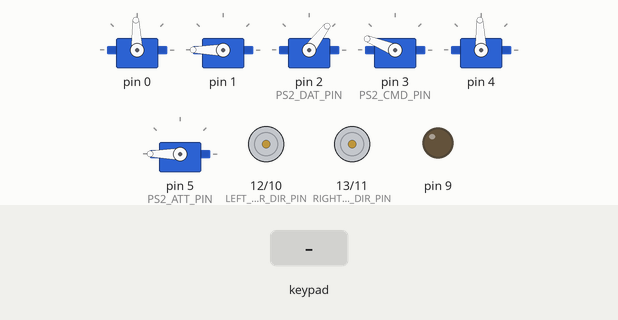
A sketch run on a simulated Arduino Uno, built with avr-gcc and run on an emulated ATmega328P. Parts: 6 × servo, direction and speed pins drawn as motors (green arrow = direction pin HIGH = forward, orange = LOW = backward, longer = more drive), output pins drawn as LEDs (lit = HIGH). Wiring (inferred from the names in the program): PCA9685 PWM driver at I2C address 0x40. The test bench sets the inputs (shaded band). Servo pulses on a pin are drawn as a servo (544–2400 µs = 0–180°); what the sketch prints to the serial monitor is not drawn.

Above: at 2.2 s.
2.3 s: key 'U' pressed
At 2.51 s:
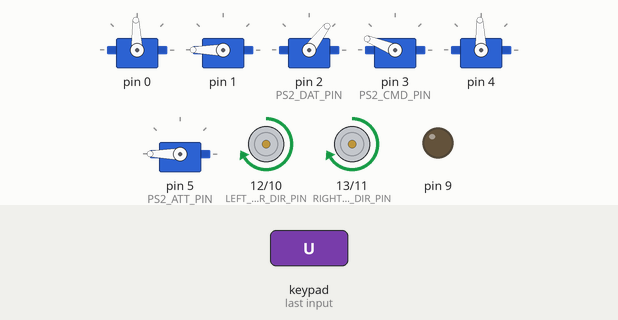
4.2 s: key 'D' pressed
At 4.41 s:
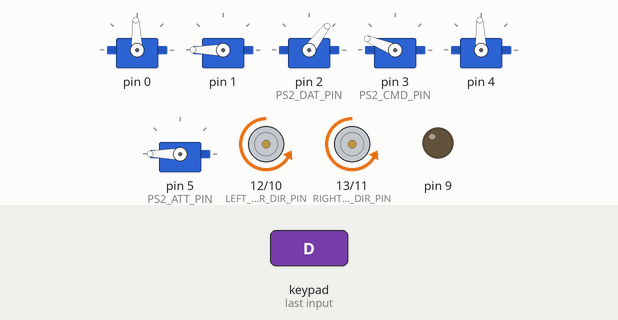
6.1 s: key 'L' pressed
At 6.32 s:
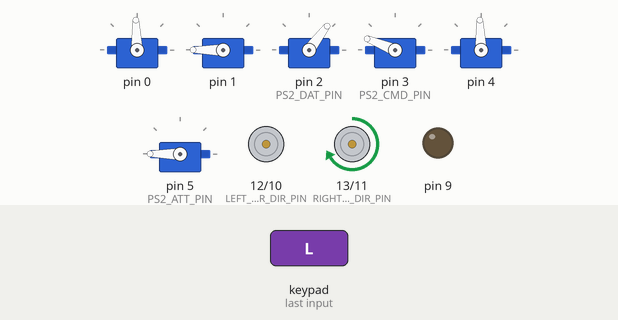
8.0 s: key 'R' pressed
At 8.22 s:
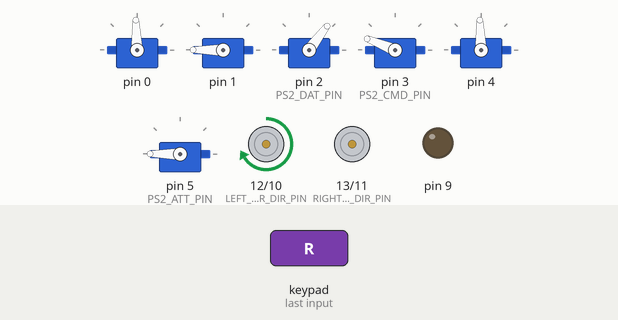
9.9 s: key 'S' pressed
At 10.9 s:
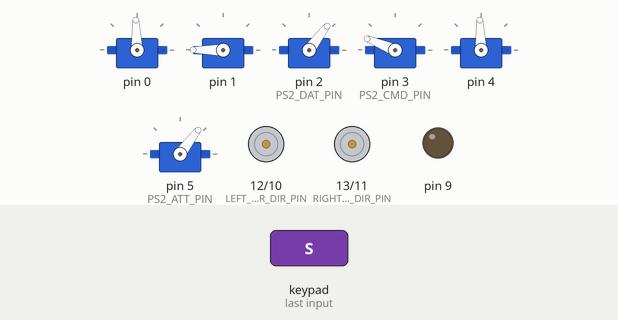
11.4 s: key 'O' pressed
At 12.2 s:
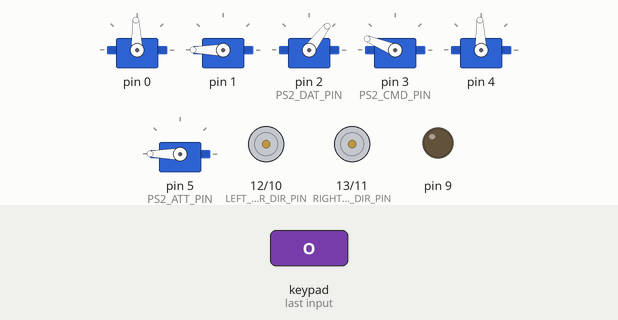
Timing chart, 0 to 13.9 s (numbered marks = the images above; inputs shaded):
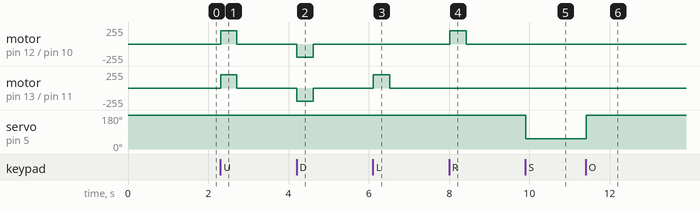

The sketch:

Robot_main.ino
```cpp
#include "motor.h"
#include "PS2X_lib.h"
#include "PS2_Controller.h"
#include "ultrasonic_sensor.h"
#include "servo_controller.h"

uint8_t ps2_data[6];
PS2_Status status_left = STOP;
PS2_Status status_right = STOP;
PS2_Status gripper_status = Release;

// PS2X library instance
PS2X ps2x;

// deadzone for analog stick
const uint8_t PS2_DEADZONE = 12;

const unsigned long PS2_POLL_INTERVAL_MS = 15;
const unsigned long DEBUG_PRINT_INTERVAL_MS = 250;

unsigned long last_ps2_poll_ms = 0;
unsigned long last_debug_print_ms = 0;

PS2_Status get_status_from_sticks(int x, int y, PS2_Status center_value)
{
    // map to PS2_Status
    if (x == 0 && y == 1) return BACKWARD;
    else if (x == 0 && y == -1) return FORWARD;
    else if (x == -1 && y == 0) return LEFT;
    else if (x == 1 && y == 0) return RIGHT;
    else if (x == -1 && y == 1) return BACKWARD_LEFT;
    else if (x == 1 && y == 1) return BACKWARD_RIGHT;
    else if (x == -1 && y == -1) return FORWARD_LEFT;
    else if (x == 1 && y == -1) return FORWARD_RIGHT;
    else return center_value;
}


void apply_motor_from_status(PS2_Status current)
{
    switch (current)
    {
    case FORWARD:
        motor_forward();
        break;
    case BACKWARD:
        motor_backward();
        break;
    case LEFT:
        motor_turn_left();
        break;
    case RIGHT:
        motor_turn_right();
        break;
    case FORWARD_LEFT:
        motor_forward_left();
        break;
    case FORWARD_RIGHT:
        motor_forward_right();
        break;
    case BACKWARD_LEFT:
        motor_backward_left();
        break;
    case BACKWARD_RIGHT:
        motor_backward_right();
        break;
    default:
        motor_stop();
        break;
    }
}

void apply_arm_from_status(PS2_Status current)
{
    switch (current)
    {
    case FORWARD:
        arm_forward();
        break;
    case BACKWARD:
        arm_backward();
        break;
    case LEFT:
        arm_turn_left();
        break;
    case RIGHT:
        arm_turn_right();
        break;
    case FORWARD_LEFT:
        arm_turn_left();
        break;
    case FORWARD_RIGHT:
        arm_turn_right();
        break;
    case BACKWARD_LEFT:
        arm_turn_left();
        break;
    case BACKWARD_RIGHT:
        arm_turn_right();
        break;
    case Release:
        gripper_release();
        break;
    case Clamp:
        gripper_clamp();
        break;
    default:
        arm_stop();
        break;
    }
}

void setup()
{
    Serial.begin(115200);

    motor_init();
    ps2x.config_gamepad(PS2_CLK_PIN, PS2_CMD_PIN, PS2_ATT_PIN, PS2_DAT_PIN, true, true);
    ultrasonic_init();
    servo_init();
}

void loop()
{
    // ultrasonic_update();

    unsigned long now = millis();

    if (now - last_ps2_poll_ms >= PS2_POLL_INTERVAL_MS)
    {
        last_ps2_poll_ms = now;
        ps2x.read_gamepad();

        int x = 0;
        int y = 0;

        uint8_t analog_x = ps2x.Analog(PSS_LX);
        uint8_t analog_y = ps2x.Analog(PSS_LY);
        if (((uint8_t)abs((int)analog_x - 128) <= PS2_DEADZONE) && !ps2x.Button(PSB_PAD_LEFT) && !ps2x.Button(PSB_PAD_RIGHT))
        {
            x = 0;
        }
        else if ((analog_x < 128) || ps2x.Button(PSB_PAD_LEFT))
        {
            x = -1;
        }
        else
        {
            x = 1;
        }

        if (((uint8_t)abs((int)analog_y - 128) <= PS2_DEADZONE) && !ps2x.Button(PSB_PAD_UP) && !ps2x.Button(PSB_PAD_DOWN))
        {
            y = 0;
        }
        else if ((analog_y > 128) || ps2x.Button(PSB_PAD_DOWN))
        {
            y = 1;
        }
        else
        {
            y = -1;
        }

        int x_right = 0;
        int y_right = 0;

        uint8_t analog_x_right = ps2x.Analog(PSS_RX);
        uint8_t analog_y_right = ps2x.Analog(PSS_RY);
        if (((uint8_t)abs((int)analog_x_right - 128) <= PS2_DEADZONE))
        {
            x_right = 0;
        }
        else if ((analog_x_right < 128))
        {
            x_right = -1;
        }
        else
        {
            x_right = 1;
        }

        if (((uint8_t)abs((int)analog_y_right - 128) <= PS2_DEADZONE) )
        {
            y_right = 0;
        }
        else if ((analog_y_right > 128))
        {
            y_right = 1;
        }
        else
        {
            y_right = -1;
        }

        if (ps2x.Analog(PSS_RX) == 255 && ps2x.Analog(PSS_RY) == 255 && ps2x.Analog(PSS_LX) == 255 && ps2x.Analog(PSS_LY) == 255)
        {
            x = 0;
            y = 0;
            x_right = 0;
            y_right = 0;
        }

        status_left = get_status_from_sticks(x, y, STOP);
        apply_motor_from_status(status_left);

        status_right = get_status_from_sticks(x_right, y_right, STOP);
        apply_arm_from_status(status_right);

        if (ps2x.Button(PSB_SQUARE))
        {
            gripper_status = Clamp;
        }
        else if (ps2x.Button(PSB_CIRCLE))
        {
            gripper_status = Release;
        }
        apply_arm_from_status(gripper_status);

    }

    if (now - last_debug_print_ms >= DEBUG_PRINT_INTERVAL_MS)
    {
        last_debug_print_ms = now;
        print_debug(status_left, status_right, gripper_status);
    }

}
```

PCA9685_Control.cpp
```cpp
#include "PCA9685_Control.h"

// Register ที่สำคัญภายในชิป PCA9685
#define MODE1_REG    0x00
#define PRESCALE_REG 0xFE
#define LED0_ON_L    0x06

PCA9685Control::PCA9685Control(uint8_t addr) {
  _i2caddr = addr;
}

void PCA9685Control::begin() {
  Wire.begin();
  writeRegister(MODE1_REG, 0x00); // Reset การตั้งค่า
}

void PCA9685Control::writeRegister(uint8_t reg, uint8_t value) {
  Wire.beginTransmission(_i2caddr);
  Wire.write(reg);
  Wire.write(value);
  Wire.endTransmission();
}

uint8_t PCA9685Control::readRegister(uint8_t reg) {
  Wire.beginTransmission(_i2caddr);
  Wire.write(reg);
  Wire.endTransmission();
  Wire.requestFrom((int)_i2caddr, 1);
  return Wire.read();
}

void PCA9685Control::setPWMFreq(float freq) {
  freq *= 0.9;  // ชดเชยความคลาดเคลื่อนของ Oscillator ภายในชิป
  float prescaleval = 25000000.0 / 4096.0 / freq - 1.0;
  uint8_t prescale = floor(prescaleval + 0.5);

  uint8_t oldmode = readRegister(MODE1_REG);
  uint8_t newmode = (oldmode & 0x7F) | 0x10; // เข้าโหมด Sleep เพื่อตั้งค่า Prescale

  writeRegister(MODE1_REG, newmode);     // สั่ง Sleep
  writeRegister(PRESCALE_REG, prescale); // ใส่ค่าความถี่
  writeRegister(MODE1_REG, oldmode);     // ตื่นจาก Sleep
  delay(5);
  writeRegister(MODE1_REG, oldmode | 0xA0); // เปิด Auto-Increment
}

void PCA9685Control::setPWM(uint8_t channel, uint16_t on, uint16_t off) {
  Wire.beginTransmission(_i2caddr);
  Wire.write(LED0_ON_L + 4 * channel); // คำนวณหาตำแหน่ง Register ของช่องนั้นๆ
  Wire.write(on & 0xFF);               // ON_L
  Wire.write(on >> 8);                 // ON_H
  Wire.write(off & 0xFF);              // OFF_L
  Wire.write(off >> 8);                // OFF_H
  Wire.endTransmission();
}

// ฟังก์ชันใหม่: รีเทิร์นค่าตำแหน่งล่าสุดกลับไปให้ผู้ใช้งาน
uint16_t PCA9685Control::getPos(uint8_t channel) {
  return _currentPos[channel];
}
```

PCA9685_Control.h
```cpp
#ifndef PCA9685_CONTROL_H
#define PCA9685_CONTROL_H

#include <Arduino.h>
#include <Wire.h>

class PCA9685Control {
  private:
    uint8_t _i2caddr;
    // เพิ่มอาเรย์เก็บค่าตำแหน่งปัจจุบันของ Servo ทั้ง 16 ช่อง
    uint16_t _currentPos[16];

    void writeRegister(uint8_t reg, uint8_t value);
    uint8_t readRegister(uint8_t reg);

  public:
    PCA9685Control(uint8_t addr = 0x40);

    void begin();
    void setPWMFreq(float freq);
    void setPWM(uint8_t channel, uint16_t on, uint16_t off);

    // เพิ่มฟังก์ชันใหม่: สำหรับดึงค่าตำแหน่งปัจจุบัน
    uint16_t getPos(uint8_t channel);
};

#endif
```

PS2_Controller.cpp
```cpp
#include "PS2_Controller.h"
#include "PS2X_lib.h"
namespace
{
    uint8_t ps2Transfer(uint8_t outgoingByte)
    {
        uint8_t incomingByte = 0;

        for (uint8_t bit = 0; bit < 8; bit++)
        {
            digitalWrite(PS2_CMD_PIN, (outgoingByte & 0x01) ? HIGH : LOW);
            outgoingByte >>= 1;

            digitalWrite(PS2_CLK_PIN, LOW);
            delayMicroseconds(8);

            if (digitalRead(PS2_DAT_PIN) == HIGH)
            {
                incomingByte |= (1 << bit);
            }

            digitalWrite(PS2_CLK_PIN, HIGH);
            delayMicroseconds(8);
        }

        return incomingByte;
    }

    // --- Analog filtering + calibration for joystick X (ps2_data[5]) ---
    const uint8_t FILTER_SIZE = 5;
    const uint8_t DEADZONE_THRESHOLD = 12; // adjust as needed

    uint8_t analogBuffer[FILTER_SIZE] = {128, 128, 128, 128, 128};
    uint8_t analogIndex = 0;
    uint8_t analogCount = 0; // how many valid samples in buffer (<= FILTER_SIZE)
    uint8_t analogCenter = 128;
    bool analogCalibrated = false;

    void addAnalogSample(uint8_t v)
    {
        analogBuffer[analogIndex] = v;
        analogIndex = (analogIndex + 1) % FILTER_SIZE;
        if (analogCount < FILTER_SIZE) analogCount++;
    }

    uint8_t getMedianAnalog()
    {
        uint8_t tmp[FILTER_SIZE];
        uint8_t n = analogCount;
        if (n == 0) return analogCenter;
        for (uint8_t i = 0; i < n; i++) tmp[i] = analogBuffer[i];

        // simple sort (bubble/insertion ok for small N)
        for (uint8_t i = 0; i < n - 1; i++)
        {
            for (uint8_t j = i + 1; j < n; j++)
            {
                if (tmp[j] < tmp[i])
                {
                    uint8_t t = tmp[i];
                    tmp[i] = tmp[j];
                    tmp[j] = t;
                }
            }
        }

        return tmp[n/2];
    }
}

void PS2_Init() // does not need to be called externally since PS2_ReadData handles initialization on first call
{
    pinMode(PS2_CMD_PIN, OUTPUT);
    pinMode(PS2_CLK_PIN, OUTPUT);
    pinMode(PS2_ATT_PIN, OUTPUT);
    pinMode(PS2_DAT_PIN, INPUT_PULLUP);

    digitalWrite(PS2_CMD_PIN, HIGH);
    digitalWrite(PS2_CLK_PIN, HIGH);
    digitalWrite(PS2_ATT_PIN, HIGH);

    // Quick calibration: read a few samples to establish analog center
    for (uint8_t i = 0; i < FILTER_SIZE; i++)
    {
        uint8_t tmp[6] = {0};
        PS2_ReadData(tmp);
        addAnalogSample(tmp[5]);
        delay(20);
    }
    analogCenter = getMedianAnalog();
    analogCalibrated = true;
}

void PS2_ReadData(uint8_t *ps2_data)
{
    digitalWrite(PS2_ATT_PIN, LOW);
    delayMicroseconds(10);

    ps2Transfer(0x01);
    ps2Transfer(0x42);
    ps2Transfer(0x00);

    for (uint8_t i = 0; i < 6; i++)
    {
        ps2_data[i] = ps2Transfer(0x00);
    }

    // add recent analog X sample into filter buffer
    addAnalogSample(ps2_data[5]);

    delayMicroseconds(10);
    digitalWrite(PS2_ATT_PIN, HIGH);
}

void print_debug(PS2_Status status_left, PS2_Status status_right, PS2_Status gripper_status)
{
    // Print raw analog values and D-pad/button states from PS2X
    Serial.print("ANALOG RX:");
    Serial.print(ps2x.Analog(PSS_RX));
    Serial.print("  LX:");
    Serial.print(ps2x.Analog(PSS_LX));
    Serial.print("  RY:");
    Serial.print(ps2x.Analog(PSS_RY));
    Serial.print("  LY:");
    Serial.print(ps2x.Analog(PSS_LY));

    Serial.print("  | D-PAD U:" ); Serial.print(ps2x.Button(PSB_PAD_UP) ? 1 : 0);
    Serial.print(" D:" ); Serial.print(ps2x.Button(PSB_PAD_DOWN) ? 1 : 0);
    Serial.print(" L:" ); Serial.print(ps2x.Button(PSB_PAD_LEFT) ? 1 : 0);
    Serial.print(" R:" ); Serial.print(ps2x.Button(PSB_PAD_RIGHT) ? 1 : 0);

    // Right-side face buttons: Triangle, Square, Circle, Cross
    Serial.print("  | TRI:" ); Serial.print(ps2x.Button(PSB_TRIANGLE) ? 1 : 0);
    Serial.print(" SQ:" ); Serial.print(ps2x.Button(PSB_SQUARE) ? 1 : 0);
    Serial.print(" CIR:" ); Serial.print(ps2x.Button(PSB_CIRCLE) ? 1 : 0);
    Serial.print(" X:" ); Serial.print(ps2x.Button(PSB_CROSS) ? 1 : 0);

   Serial.print("  | STATUS: ");
    Serial.print(" LEFT :");
    switch (status_left)
    {
    case FORWARD: Serial.print("FORWARD"); break;
    case BACKWARD: Serial.print("BACKWARD"); break;
    case LEFT: Serial.print("LEFT"); break;
    case RIGHT: Serial.print("RIGHT"); break;
    case FORWARD_LEFT: Serial.print("FORWARD_LEFT"); break;
    case FORWARD_RIGHT: Serial.print("FORWARD_RIGHT"); break;
    case BACKWARD_LEFT: Serial.print("BACKWARD_LEFT"); break;
    case BACKWARD_RIGHT: Serial.print("BACKWARD_RIGHT"); break;
    default: Serial.print("STOP"); break;
    }

    Serial.print("  | STATUS: ");
    Serial.print("  |  RIGHT :");
    switch (status_right)
    {
    case FORWARD: Serial.print("FORWARD"); break;
    case BACKWARD: Serial.print("BACKWARD"); break;
    case LEFT: Serial.print("LEFT"); break;
    case RIGHT: Serial.print("RIGHT"); break;
    case FORWARD_LEFT: Serial.print("FORWARD_LEFT"); break;
    case FORWARD_RIGHT: Serial.print("FORWARD_RIGHT"); break;
    case BACKWARD_LEFT: Serial.print("BACKWARD_LEFT"); break;
    case BACKWARD_RIGHT: Serial.print("BACKWARD_RIGHT"); break;
    default: Serial.print("CENTER"); break;
    }

    Serial.println();
}
```

PS2_Controller.h
```cpp
#ifndef PS2_CONTROLLER_H
#define PS2_CONTROLLER_H

#include <Arduino.h>

#include "robot_config.h"

typedef enum
{
    STOP = 0,

    FORWARD,
    BACKWARD,
    LEFT,
    RIGHT,
    FORWARD_LEFT,
    FORWARD_RIGHT,
    BACKWARD_LEFT,
    BACKWARD_RIGHT,
    Clamp,
    Release

} PS2_Status;

void PS2_ReadData(uint8_t *ps2_data);
PS2_Status PS2_GetStatus(uint8_t *ps2_data);

void apply_motor_from_status(PS2_Status current);
void apply_arm_from_status(PS2_Status current);
void print_debug(PS2_Status status_left, PS2_Status status_right, PS2_Status gripper_status);
#endif
```

motor.cpp
```cpp
#include "motor.h"
#include "robot_config.h"

namespace
{
  const uint8_t MOTOR_FORWARD_LEVEL = HIGH;
  const uint8_t MOTOR_BACKWARD_LEVEL = LOW;

  void setMotorOutputs(uint8_t leftDir, uint8_t leftSpeed, uint8_t rightDir, uint8_t rightSpeed)
  {
    digitalWrite(LEFT_MOTOR_DIR_PIN, leftDir);
    digitalWrite(RIGHT_MOTOR_DIR_PIN, rightDir);
    analogWrite(LEFT_MOTOR_PWM_PIN, leftSpeed);
    analogWrite(RIGHT_MOTOR_PWM_PIN, rightSpeed);
  }
}

void motor_init()
{
  pinMode(LEFT_MOTOR_PWM_PIN, OUTPUT);
  pinMode(LEFT_MOTOR_DIR_PIN, OUTPUT);
  pinMode(RIGHT_MOTOR_PWM_PIN, OUTPUT);
  pinMode(RIGHT_MOTOR_DIR_PIN, OUTPUT);

  digitalWrite(LEFT_MOTOR_DIR_PIN, LOW);
  digitalWrite(RIGHT_MOTOR_DIR_PIN, LOW);
  analogWrite(LEFT_MOTOR_PWM_PIN, 0);
  analogWrite(RIGHT_MOTOR_PWM_PIN, 0);
}

void motor_stop()
{
  setMotorOutputs(MOTOR_FORWARD_LEVEL, 0, MOTOR_FORWARD_LEVEL, 0);
}

void motor_forward()
{
  setMotorOutputs(MOTOR_FORWARD_LEVEL, MOTOR_FULL_SPEED, MOTOR_FORWARD_LEVEL, MOTOR_FULL_SPEED);
}

void motor_backward()
{
  setMotorOutputs(MOTOR_BACKWARD_LEVEL, MOTOR_FULL_SPEED, MOTOR_BACKWARD_LEVEL, MOTOR_FULL_SPEED);
}

void motor_turn_left()
{
  setMotorOutputs(MOTOR_BACKWARD_LEVEL, 0, MOTOR_FORWARD_LEVEL, MOTOR_TURN_SPEED);
}

void motor_turn_right()
{
  setMotorOutputs(MOTOR_FORWARD_LEVEL, MOTOR_TURN_SPEED, MOTOR_BACKWARD_LEVEL, 0);
}

void motor_forward_left()
{
  setMotorOutputs(MOTOR_FORWARD_LEVEL, MOTOR_CURVE_SPEED, MOTOR_FORWARD_LEVEL, MOTOR_FULL_SPEED);
}

void motor_forward_right()
{
  setMotorOutputs(MOTOR_FORWARD_LEVEL, MOTOR_FULL_SPEED, MOTOR_FORWARD_LEVEL, MOTOR_CURVE_SPEED);
}

void motor_backward_left()
{
  setMotorOutputs(MOTOR_BACKWARD_LEVEL, MOTOR_CURVE_SPEED, MOTOR_BACKWARD_LEVEL, MOTOR_FULL_SPEED);
}

void motor_backward_right()
{
  setMotorOutputs(MOTOR_BACKWARD_LEVEL, MOTOR_FULL_SPEED, MOTOR_BACKWARD_LEVEL, MOTOR_CURVE_SPEED);
}
```

motor.h
```cpp
#ifndef MOTOR_H
#define MOTOR_H

#include <Arduino.h>

void motor_init();
void motor_stop();
void motor_forward();
void motor_backward();
void motor_turn_left();
void motor_turn_right();
void motor_forward_left();
void motor_forward_right();
void motor_backward_left();
void motor_backward_right();

#endif
```

servo_controller.cpp
```cpp
#include "servo_controller.h"

PCA9685Control pwm = PCA9685Control(0x40);

const int BASE_STOP = 275; // ค่าที่ทำให้มอเตอร์ฐานหยุดนิ่งสนิท
int arm1_position = 470;
int arm2_position = 200;
int arm3_position = 400;
void servo_init()
{
  pwm.begin();
  pwm.setPWMFreq(50);

  Serial.println("เริ่มต้น: กำลังตั้งค่าแขนกล");
  pwm.setPWM(0, 0, BASE_STOP);
  pwm.setPWM(1, 0, arm1_position);
  pwm.setPWM(2, 0, arm2_position);
  pwm.setPWM(3, 0, arm3_position);
  pwm.setPWM(4, 0, BASE_STOP);
  pwm.setPWM(5, 0, 450);

  Serial.println("เริ่มต้น: กำลังจัดตำแหน่งแขนกล");
  // turnBase(5, 300, 1000);
  // delay(500);

  Serial.println("เริ่มต้น: จบการตั้งค่าแขนกล");
  delay(1000);
}

//  servo 360
// รับค่าความเร็ว/ทิศทาง (speedPulse) และเวลาที่ให้หมุน (durationMs)
void turnBase(uint8_t channel, uint16_t speedPulse, int durationMs)
{
  pwm.setPWM(channel, 0, speedPulse);
  delay(durationMs);
  pwm.setPWM(channel, 0, BASE_STOP);
}

void gripper_clamp()
{
  pwm.setPWM(5, 0, 200);
}
void gripper_release()
{
  pwm.setPWM(5, 0, 450);
}

void arm_stop()
{
  pwm.setPWM(0, 0, BASE_STOP);
  pwm.setPWM(1, 0, arm1_position);
  pwm.setPWM(2, 0, arm2_position);
  pwm.setPWM(3, 0, arm3_position);
  pwm.setPWM(4, 0, BASE_STOP);
}
// Smoothly move a channel from current position to target position
static void smoothMove(uint8_t channel, int &currentPos, int targetPos, int step = 5, int stepDelayMs = 15)
{
  if (currentPos == targetPos) return;
  if (currentPos < targetPos)
  {
    for (int p = currentPos; p < targetPos; p += step)
    {
      pwm.setPWM(channel, 0, p);
      delay(stepDelayMs);
    }
  }
  else
  {
    for (int p = currentPos; p > targetPos; p -= step)
    {
      pwm.setPWM(channel, 0, p);
      delay(stepDelayMs);
    }
  }
  // ensure exact final position
  currentPos = targetPos;
  pwm.setPWM(channel, 0, currentPos);
}

void arm_forward()
{
  // smoothMove(1, arm1_position, arm1_position - 100);
  smoothMove(2, arm2_position, arm2_position - 10);
  smoothMove(3, arm3_position, arm3_position - 5);
}

void arm_backward()
{
  // smoothMove(1, arm1_position, arm1_position + 100);
  smoothMove(2, arm2_position, arm2_position + 10);
  smoothMove(3, arm3_position, arm3_position + 5);
}
void arm_turn_left()
{
  turnBase(0, 250, 100);
}
void arm_turn_right()
{
  turnBase(0, 300, 100);
}
```

servo_controller.h
```cpp
#ifndef SERVO_CONTROLLER_H
#define SERVO_CONTROLLER_H

#include <Arduino.h>
#include "PCA9685_Control.h"

extern PCA9685Control pwm;

extern const int BASE_STOP;

void servo_init();
void turnBase(uint8_t channel, uint16_t speedPulse, int durationMs);
void gripper_clamp();
void gripper_release();
void arm_stop();
void arm_forward();
void arm_backward();
void arm_turn_left();
void arm_turn_right();

#endif
```

Source omitted: ultrasonic_sensor.cpp (2529 bytes), ultrasonic_sensor.h (171 bytes), robot_config.h (750 bytes)

Measured:
- after the input at 2.3 s, motor on pin 12 (LEFT_MOTOR_DIR_PIN) / pin 10 (LEFT_MOTOR_PWM_PIN), motor on pin 13 (RIGHT_MOTOR_DIR_PIN) / pin 11 (RIGHT_MOTOR_PWM_PIN): stopped → forward 200/255 at once, → stopped 0.41 s later
- after the input at 4.2 s, motor on pin 12 (LEFT_MOTOR_DIR_PIN) / pin 10 (LEFT_MOTOR_PWM_PIN), motor on pin 13 (RIGHT_MOTOR_DIR_PIN) / pin 11 (RIGHT_MOTOR_PWM_PIN): stopped → backward 200/255 at once, → stopped 0.41 s later
- after the input at 6.1 s, motor on pin 13 (RIGHT_MOTOR_DIR_PIN) / pin 11 (RIGHT_MOTOR_PWM_PIN): stopped → forward 200/255 at once, → stopped 0.41 s later
- after the input at 8.0 s, motor on pin 12 (LEFT_MOTOR_DIR_PIN) / pin 10 (LEFT_MOTOR_PWM_PIN): stopped → forward 200/255 at once, → stopped 0.41 s later
- after the input at 9.9 s, servo on pin 5 (PS2_ATT_PIN): 180° → 53° at once
- after the input at 11.4 s, servo on pin 5 (PS2_ATT_PIN): 53° → 180° at once
